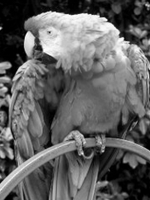
#> input picture CSE495A Introduction to Robotics/Resources/Random Resources 2/Assignment/Assign03/parrot.png, 150 x 200 px
$ jupyter execute 'Assignment - 03.ipynb'
#> lines starting #> are read from the running program, lines starting #| are printed output that depends on the picture
[cell 1]
import cv2
import numpy as np

def correlation(image, filter):
    # Get dimensions of the image and filter
    image_height, image_width = image.shape
    filter_height, filter_width = filter.shape

    # Calculate the padding needed for the image
    pad_height = filter_height - 1
    pad_width = filter_width - 1

    # Perform zero-padding on the image
    padded_image = np.pad(image, ((pad_height, 0), (pad_width, 0)), mode='constant')

    # Initialize the result matrix
    result_height = image_height + pad_height
    result_width = image_width + pad_width
    result = np.zeros((result_height, result_width))

    # Iterate over the image with the filter and calculate correlation
    for i in range(result_height):
        for j in range(result_width):
            patch = padded_image[i:i + filter_height, j:j + filter_width]
            result[i, j] = np.sum(np.multiply(np.transpose(filter), patch))

    return result

# Example usage
# Test with a simple example
image1 = np.array([[1, 2, 3], [4, 5, 6], [7, 8, 9]])
filter1 = np.array([[1, 0], [0, -1]])

result1 = correlation(image1, filter1)
print("Result for example 1:")
print(result1)

# Load the image using OpenCV
image2 = cv2.imread('parrot.png', cv2.IMREAD_GRAYSCALE)
#> image2 is the input picture: shape (200, 150); min 0, max 255, mean 97

# Define a filter matrix
filter2 = np.array([[1, 0], [0, -1]])

# Call the correlation function
result2 = correlation(image2, filter2)
#> in correlation (call 2), `padded_image = np.pad(image, ((pad_height, 0), (pad_width, 0)), mode='..`:
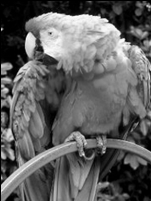
#> padded_image: shape (201, 151); min 0, max 255, mean 95.9
#> after the loop in correlation (call 2), `for i in range(result_height):`:
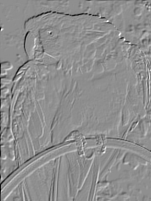
#> result: shape (201, 151) float64; min -232, max 181, mean -0.8; drawn with min black and max white

# Display the original image and the result
cv2.imshow('Original Image', image2)
cv2.imshow('Correlation Result', result2.astype(np.uint8))  # Convert to uint8 for proper display
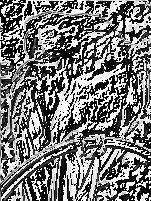
#> window 'Correlation Result': shape (201, 151); min 0, max 255, mean 120.5
cv2.waitKey(0)
cv2.destroyAllWindows()

[cell 2]
import cv2
import numpy as np
import matplotlib.pyplot as plt

def correlation(image, filter):
    # Get dimensions of the image and filter
    image_height, image_width = image.shape
    filter_height, filter_width = filter.shape

    # Calculate the padding needed for the image
    pad_height = filter_height - 1
    pad_width = filter_width - 1

    # Perform zero-padding on the image
    padded_image = np.pad(image, ((pad_height, 0), (pad_width, 0)), mode='constant')

    # Initialize the result matrix
    result_height = image_height + pad_height
    result_width = image_width + pad_width
    result = np.zeros((result_height, result_width))

    # Reshape the filter into a 1D array for efficient dot product
    filter_1d = filter.flatten()

    # Iterate over the image with the filter and calculate correlation
    for i in range(result_height):
        for j in range(result_width):
            patch = padded_image[i:i + filter_height, j:j + filter_width]

            # Check if dimensions match before dot product
            if patch.shape == filter.shape:
                result[i, j] = np.dot(filter_1d, patch.flatten())

    return result

# Load the grayscale image using OpenCV
image = cv2.imread('parrot.png', cv2.IMREAD_GRAYSCALE)

# List of CSV files
csv_files = ['rangeData_4_9_360 - rangeData_4_9_360.csv',
             'rangeData_5_5_180 - rangeData_5_5_180.csv',
             'rangeData_7_2_90 - rangeData_7_2_90.csv']

# Iterate over CSV files
for csv_file in csv_files:
    # Load the filter values from the CSV file
    filter_values = np.genfromtxt(csv_file, delimiter=',')

    # Reshape the filter values into a 2D array
    filter_matrix = filter_values.reshape((filter_values.shape[0], filter_values.shape[1]))

    # Call the correlation function
    result = correlation(image, filter_matrix)

    # Display the original image and the result
    cv2.imshow('Original Image', image)
    cv2.imshow('Correlation Result for {}'.format(csv_file), result.astype(np.uint8))  # Convert to uint8 for proper display

    # Print the filter used
    print(f"Filter used for {csv_file}:\n{filter_matrix}")

    # Plot the original image and result side by side using Matplotlib
    plt.figure()
    plt.subplot(1, 2, 1)
    plt.imshow(image, cmap='gray')
    plt.title('Original Image')

    plt.subplot(1, 2, 2)
    plt.imshow(result.astype(np.uint8), cmap='gray')  # Convert to uint8 for Matplotlib
    plt.title(f'Correlation Result for {csv_file}')

    plt.show()

    cv2.waitKey(0)
#> this loop made 3 passes
#> pass 1, in correlation, `padded_image = np.pad(image, ((pad_height, 0), (pad_width, 0)), mode='..`:
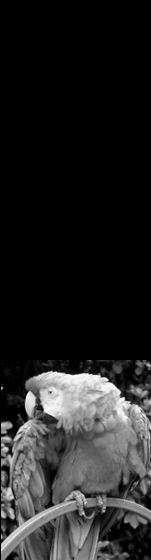
#> padded_image: shape (560, 151); min 0, max 255, mean 34.4
#> pass 1, `result = correlation(image, filter_matrix)`:
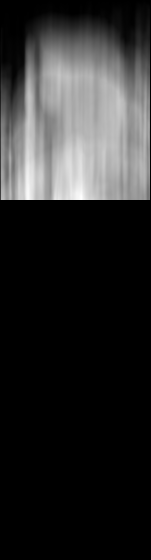
#> result: shape (560, 151) float64; min 0, max 179960.5, mean 30646.5; drawn with min black and max white
#> pass 1, `cv2.imshow('Correlation Result for {}'.format(csv_file), result.astype..`:
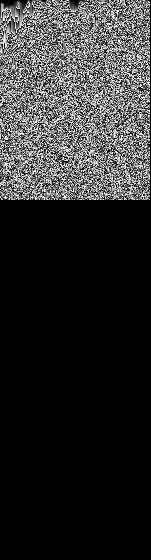
#> window 'Correlation Result for rangeDa': shape (560, 151); min 0, max 255, mean 44.7
#> pass 2, in correlation (call 2), `padded_image = np.pad(image, ((pad_height, 0), (pad_width, 0)), mode='..`:
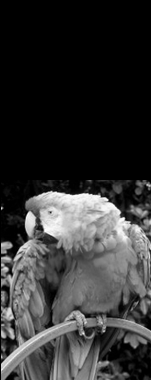
#> padded_image: shape (380, 151); min 0, max 255, mean 50.7
#> pass 2, `plt.show()`:
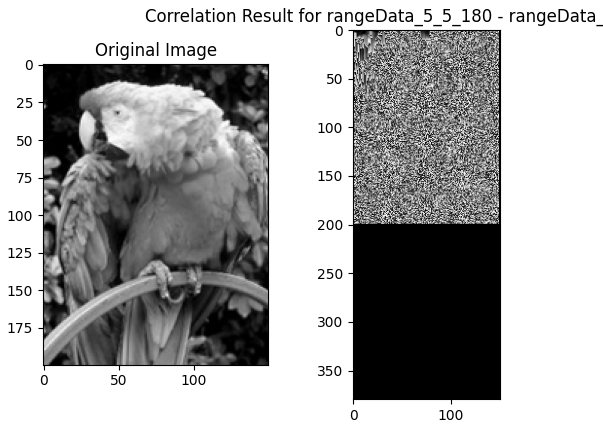
#> figure drawn by matplotlib, 2 panels
#> after the loop:
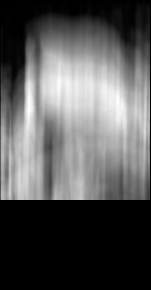
#> result: shape (290, 151) float64; min 0, max 96862.2, mean 33375.3; drawn with min black and max white

cv2.destroyAllWindows()
